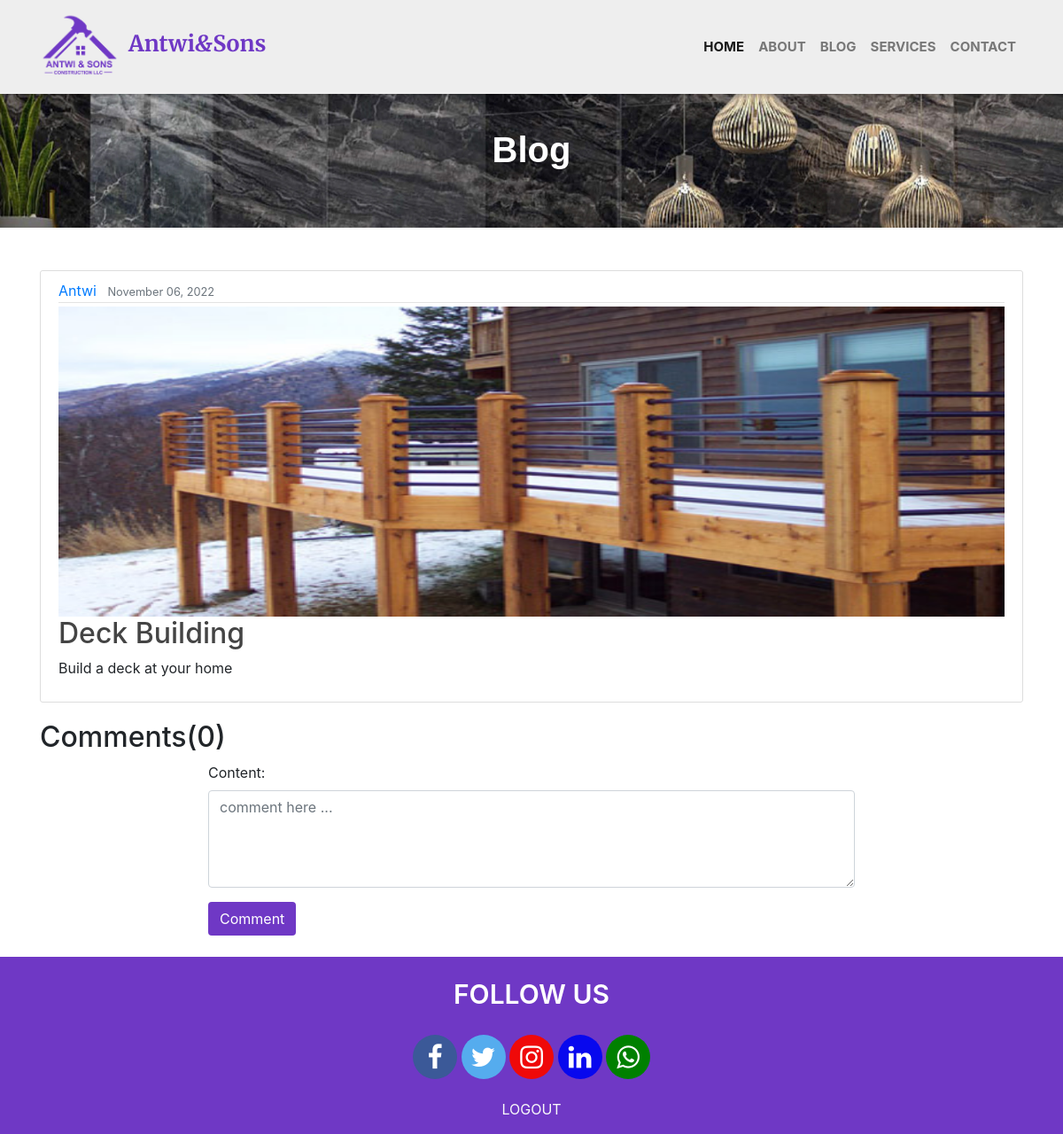
The page /blogpost/1/ (signed in) on the database its author committed.
### folio/models.py (models this page shows, shortened)
class BlogPost(models.Model):
    title = models.CharField(max_length=100)
    content = models.TextField()
    image = models.ImageField(upload_to="blog_post", default="")
    date_posted = models.DateTimeField(default=timezone.now)
    author = models.ForeignKey(User, on_delete=models.CASCADE)

### folio/views.py (the view, shortened to what this page needs)
# urls.py: path('blogpost/<int:pk>/', BlogPostDetailView.as_view(), name='post-detail'),
class BlogPostDetailView(DetailView):
    model = BlogPost
    form = CommentForm
    def get_context_data(self, **kwargs):
        post_comments_count = Comment.objects.all().filter(post=self.object.id).count()
        post_comments = Comment.objects.all().filter(post=self.object.id)
        context =  super().get_context_data(**kwargs)
        context.update({
            'form': self.form,
            'post_comments': post_comments,
            'post_comment_count': post_comments_count,
        })
        return context

### folio/templates/folio/blogpost_detail.html (shortened to what this page needs)
{% extends 'folio/base.html' %}
{% load static %}
{% block content %}
<section class="blog-section">
    <div class="container-fluid">
        <div class="pt-4 mt-5">
            <h1 class="about-head pt-4">Blog</h1>
        </div>
    </div>
</section>
<section class="blog-post">
    <div class="container pt-4 mt-4">
        <article class="media content-section">
            <div class="media-body">
                <div class="article-metadata">
                    <a class="mr-2" href="#">{{ object.author }}</a>
                    <small class="text-muted">{{ object.date_posted|date:"F d, Y" }}</small>
                </div>
                <img class="article-img" src="{{ object.image.url }}" height="350px" width="100%" alt="">
                <h2 class="article-title">{{ object.title }}</h2>
                <p class="article-content">{{ object.content }}</p>
            </div>
        </article>
    </div>
</section>
<section class="comment-sec">
    <div class="container pb-4">
        <h2>Comments({{ post_comment_count }})</h2>
        <div class="row">
            <div class="col-lg-8 mx-auto">
                {% if user.is_authenticated %}
                    <form method="POST" action="{% url 'post-detail' pk=blogpost.id %}">
                        <div class="form-group">
                            {{ form }}
                        </div>
                            <button class="btn" style="background-color: #6F38C5; color:#fff; box-shadow:none;" type="submit">Comment</button>
                    </form>
                {% endif %}
            </div>
        </div>
    </div>
</section>
{% endblock content %}

### static/app.css (style rules this page uses)
body { margin: 0; padding: 0; }
.content-section { background: #ffffff; padding: 10px 20px; border: 1px solid #dddddd; border-radius: 3px; margin-bottom: 20px; }

### rows shown on the page
BlogPost: author "Antwi", date_posted "November 06, 2022", image (picture), title "Deck Building", content "Build a deck at your home"

### other values the page prints
{{ post_comment_count }} "0"
